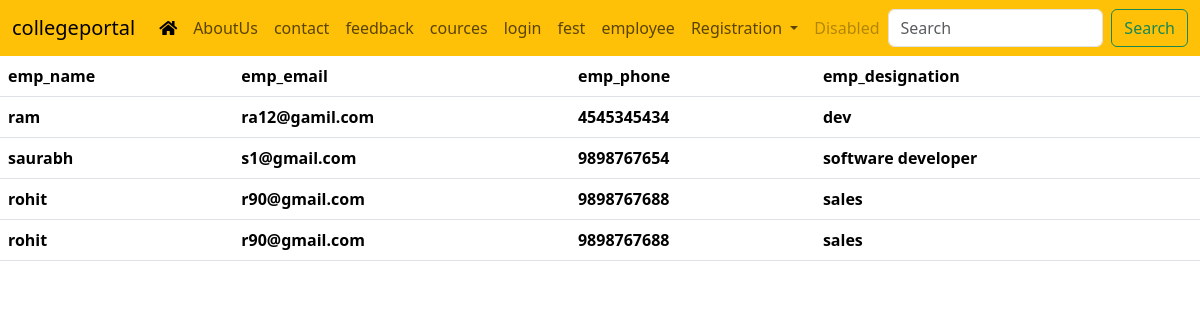
/employee/, run on the app's committed database.
### myapp/models.py (models this page shows, shortened)
class Employee(models.Model):
    emp_name=models.CharField(max_length=40)
    emp_email=models.EmailField(max_length=45)
    emp_phone=models.CharField(max_length=10)
    emp_designation=models.CharField(max_length=40)
    emp_pic=models.FileField(max_length=100,upload_to="myapp/employee_pic",default=" ")

### myapp/views.py (the view)
# urls.py: path("employee/",views.employee_details,name="employee"),
def employee_details(request):
    employee_object_list=Employee.objects.all()
    employee_dict={
        "employee_key":employee_object_list
    }
    return render(request,"myapp/html/employee_details.html",employee_dict)

### myapp/templates/myapp/html/employee_details.html (shortened to what this page needs)
<!DOCTYPE html>
<html lang="en">
<head>
    {%include 'myapp/common/common_css.html'%}
</head>
<body>
    {%include 'myapp/common/commonheader.html'%}
<table class="table">
    <thead>
      <tr>
        <th scope="col">emp_name</th>
        <th scope="col">emp_email</th>
        <th scope="col">emp_phone</th>
        <th scope="col">emp_designation</th>
      </tr>
    </thead>
    <tbody>
      {%for e in employee_key%}
<tr>
    <th>{{e.emp_name}}</th>
    <th>{{e.emp_email}}</th>
    <th>{{e.emp_phone}}</th>
    <th>{{e.emp_designation}}</th>
</tr>
        {%endfor%}
    </tbody>
  </table>
</body>
</html>

### myapp/templates/myapp/common/common_css.html (shortened to what this page needs)
{%load static%}
<link href="https://cdn.jsdelivr.net/npm/bootstrap@5.3.1/dist/css/bootstrap.min.css" rel="stylesheet">
<link rel="stylesheet" href="https://cdnjs.cloudflare.com/ajax/libs/font-awesome/5.9.0/css/all.min.css" />

### myapp/templates/myapp/common/commonheader.html (shortened to what this page needs)
<nav class="navbar navbar-expand-lg bg-warning">
    <div class="container-fluid">
      <a class="navbar-brand" href="#">collegeportal</a>
      <div class="collapse navbar-collapse" id="navbarSupportedContent">
        <ul class="navbar-nav me-auto mb-2 mb-lg-0">
          <li class="nav-item">
            <a class="nav-link active" aria-current="page" href="{{'/'}}"><i class='fas fa-home'></i></a>
          </li>
          <li class="nav-item">
            <a class="nav-link" href="{{'/about/'}}">AboutUs</a>
          </li>
          <li class="nav-item">
            <a class="nav-link" href="{{'/contact/'}}">contact</a>
          </li>
          <li class="nav-item">
            <a class="nav-link" href="{{'/feedback/'}}">feedback</a>
          </li>
          <li class="nav-item">
            <a class="nav-link" href="{{'/cources/'}}">cources</a>
          </li>
          <li class="nav-item">
            <a class="nav-link" href="{{'/login/'}}">login</a>
          </li>
          <li class="nav-item">
            <a class="nav-link" href="{{'/fest/'}}">fest</a>
          </li>
          <li class="nav-item">
            <a class="nav-link" href="{{'/employee/'}}">employee</a>
          </li>
          <li class="nav-item dropdown">
            <a class="nav-link dropdown-toggle" href="#" role="button" data-bs-toggle="dropdown" aria-expanded="false">
              Registration
            </a>
          </li>
          <li class="nav-item">
            <a class="nav-link disabled" aria-disabled="true">Disabled</a>
          </li>
        </ul>
        <form class="d-flex" role="search">
          <input class="form-control me-2" type="search" placeholder="Search" aria-label="Search">
          <button class="btn btn-outline-success" type="submit">Search</button>
        </form>
      </div>
    </div>
  </nav>

### data on the page
Employee: emp_name "ram", emp_email "ra12@gamil.com", emp_phone "4545345434", emp_designation "dev"
Employee: emp_name "saurabh", emp_email "s1@gmail.com", emp_phone "9898767654", emp_designation "software developer"
Employee: emp_name "rohit", emp_email "r90@gmail.com", emp_phone "9898767688", emp_designation "sales"
Employee: emp_name "rohit", emp_email "r90@gmail.com", emp_phone "9898767688", emp_designation "sales"
